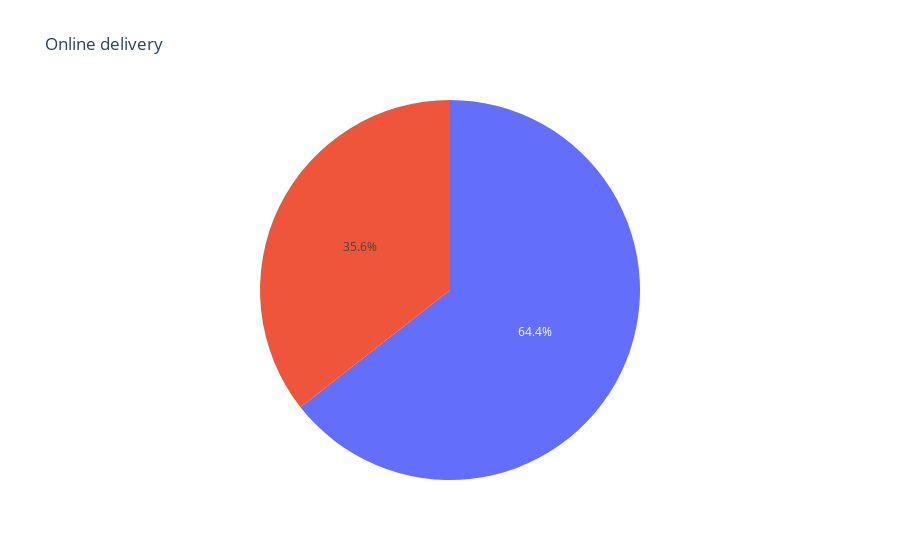

The notebook cell saved with this chart:
### Code cell
# create a pie chart to show the porcentage of the restaurant with online delivery
px.pie(df, values=value_x, labels=labels, title='Online delivery')

### Figure 1 — Plotly figure (JSON) as saved in the notebook; plotly's stock layout.template omitted (floating-point values rounded to 4 significant figures)
{"data": [{"domain": {"x": [0, 1], "y": [0, 1]}, "hovertemplate": "value=%{value}<extra></extra>", "legendgroup": "", "name": "", "showlegend": false, "type": "pie", "values": [28308, 15634]}], "layout": {"legend": {"tracegroupgap": 0}, "title": {"text": "Online delivery"}}}
